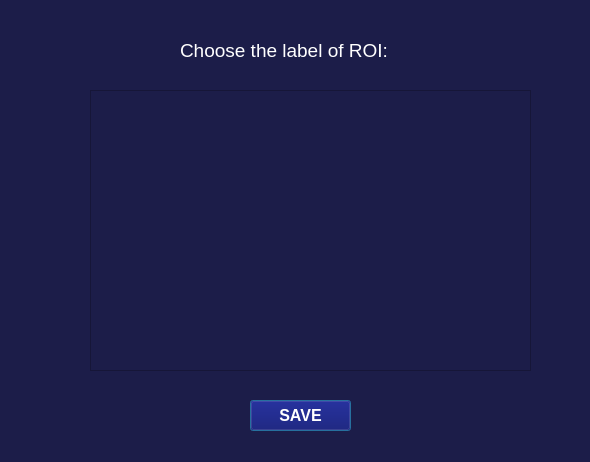
<?xml version="1.0" encoding="UTF-8"?>
<ui version="4.0">
 <class>SaveROI</class>
 <widget class="QDialog" name="SaveROI">
  <property name="geometry">
   <rect>
    <x>0</x>
    <y>0</y>
    <width>590</width>
    <height>462</height>
   </rect>
  </property>
  <property name="windowTitle">
   <string>Dialog</string>
  </property>
  <property name="styleSheet">
   <string notr="true">background-color: rgb(28, 29, 73);
color: rgb(255, 255, 255);</string>
  </property>
  <widget class="QLabel" name="label">
   <property name="geometry">
    <rect>
     <x>180</x>
     <y>30</y>
     <width>271</width>
     <height>41</height>
    </rect>
   </property>
   <property name="font">
    <font>
     <family>Arial</family>
     <pointsize>14</pointsize>
    </font>
   </property>
   <property name="text">
    <string>Choose the label of ROI:</string>
   </property>
  </widget>
  <widget class="QPushButton" name="button_save_one_ROI">
   <property name="geometry">
    <rect>
     <x>250</x>
     <y>400</y>
     <width>101</width>
     <height>31</height>
    </rect>
   </property>
   <property name="font">
    <font>
     <family>Arial</family>
     <pointsize>12</pointsize>
     <weight>75</weight>
     <bold>true</bold>
    </font>
   </property>
   <property name="styleSheet">
    <string notr="true">background-color: rgb(0, 0, 100);</string>
   </property>
   <property name="text">
    <string>SAVE</string>
   </property>
  </widget>
  <widget class="QScrollArea" name="scrollArea">
   <property name="geometry">
    <rect>
     <x>90</x>
     <y>90</y>
     <width>441</width>
     <height>281</height>
    </rect>
   </property>
   <property name="widgetResizable">
    <bool>true</bool>
   </property>
   <property name="alignment">
    <set>Qt::AlignCenter</set>
   </property>
   <widget class="QWidget" name="scrollAreaWidgetContents_2">
    <property name="geometry">
     <rect>
      <x>0</x>
      <y>0</y>
      <width>439</width>
      <height>279</height>
     </rect>
    </property>
   </widget>
  </widget>
 </widget>
 <resources/>
 <connections/>
</ui>
